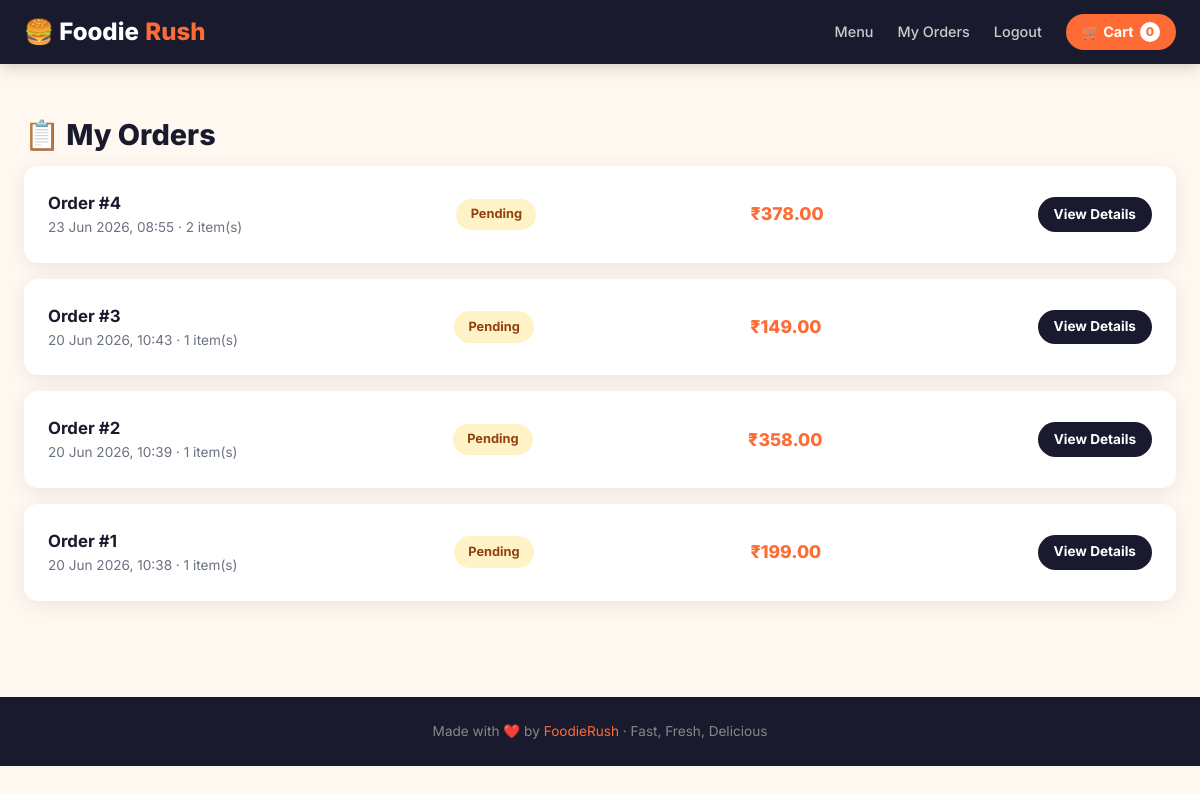
Page /orders/ (signed in) on the committed database.
### menu/models.py (models this page shows, shortened)
class Order(models.Model):
    STATUS_CHOICES = [
        ('pending', 'Pending'),
        ('confirmed', 'Confirmed'),
        ('preparing', 'Preparing'),
        ('out_for_delivery', 'Out for Delivery'),
        ('delivered', 'Delivered'),
        ('cancelled', 'Cancelled'),
    ]
    user = models.ForeignKey(User, on_delete=models.CASCADE, related_name='orders')
    created_at = models.DateTimeField(auto_now_add=True)
    updated_at = models.DateTimeField(auto_now=True)
    status = models.CharField(max_length=20, choices=STATUS_CHOICES, default='pending')
    delivery_address = models.TextField()
    phone = models.CharField(max_length=15)
    total_price = models.DecimalField(max_digits=10, decimal_places=2, default=0)
    notes = models.TextField(blank=True)

### menu/views.py (the view)
# urls.py: path('orders/', views.my_orders, name='my_orders'),
@login_required
def my_orders(request):
    orders = Order.objects.filter(user=request.user).order_by('-created_at')
    return render(request, 'menu/my_orders.html', {'orders': orders})

### menu/context_processors.py (called while the page is built)
def cart_count(request):
    cart = request.session.get('cart', {})
    count = sum(cart.values())
    return {'cart_count': count}

### templates/menu/my_orders.html (shortened to what this page needs)
{% extends 'base.html' %}
{% block content %}
<div class="section">
  <h2 class="section-title">📋 My Orders</h2>
  {% if orders %}
  <div style="display:flex;flex-direction:column;gap:1rem;">
    {% for order in orders %}
    <div style="background:#fff;border-radius:14px;padding:1.5rem;box-shadow:var(--shadow);display:flex;align-items:center;justify-content:space-between;flex-wrap:wrap;gap:1rem;">
      <div>
        <div style="font-weight:700;font-size:1.05rem;">Order #{{ order.id }}</div>
        <div style="color:#6B7280;font-size:.85rem;">{{ order.created_at|date:"d M Y, H:i" }} · {{ order.items.count }} item(s)</div>
      </div>
      <span class="status-badge status-{{ order.status }}">{{ order.get_status_display }}</span>
      <div style="font-weight:800;font-size:1.1rem;color:var(--orange);">₹{{ order.total_price }}</div>
      <a href="{% url 'order_detail' order.pk %}" class="btn btn-dark btn-sm">View Details</a>
    </div>
    {% endfor %}
  </div>
  {% else %}
  <div class="empty-state"><div class="icon">📋</div><p>You haven't placed any orders yet.</p><a href="{% url 'menu_list' %}" class="btn btn-primary mt-2">Start Ordering</a></div>
  {% endif %}
</div>
{% endblock %}

### static/css/style.css (style rules this page uses)
*, *::before, *::after { box-sizing: border-box; margin: 0; padding: 0; }
:root { --orange: #FF6B35; --orange-dark: #E55A22; --cream: #FFF8F0; --dark: #1A1A2E; --dark2: #2D2D44; --gray: #6B7280; --gray-light: #F3F4F6; --green: #22C55E; --red: #EF4444; --radius: 14px; --shadow: 0 4px 20px rgba(0,0,0,.08); --shadow-lg: 0 10px 40px rgba(0,0,0,.12); }
body { font-family: 'Inter', system-ui, sans-serif; background: var(--cream); color: var(--dark); line-height: 1.6; }
a { color: inherit; text-decoration: none; }
.btn { display: inline-flex; align-items: center; gap: .5rem; padding: .75rem 1.75rem; border-radius: 50px; font-weight: 700; font-size: .95rem; cursor: pointer; border: none; transition: all .2s; }
.btn-dark { background: var(--dark); color: #fff; }
.btn-sm { padding: .4rem 1rem; font-size: .85rem; }
.section { max-width: 1200px; margin: 0 auto; padding: 3rem 1.5rem; }
.section-title { font-size: 1.8rem; font-weight: 800; margin-bottom: .5rem; }
.status-badge { padding: .35rem .9rem; border-radius: 20px; font-size: .8rem; font-weight: 700; display: inline-block; }
.status-pending { background: #FEF3C7; color: #92400E; }

### rows in the picture
Order: id "4", created_at "23 Jun 2026, 08:55", items.count "2", status "Pending", total_price "378.00"
Order: id "3", created_at "20 Jun 2026, 10:43", items.count "1", status "Pending", total_price "149.00"
Order: id "2", created_at "20 Jun 2026, 10:39", items.count "1", status "Pending", total_price "358.00"
Order: id "1", created_at "20 Jun 2026, 10:38", items.count "1", status "Pending", total_price "199.00"

### other values in the picture
{{ cart_count }} "0"
